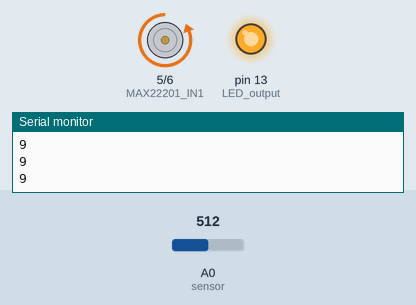
A sketch run on a simulated Arduino Uno, built with avr-gcc and run on an emulated ATmega328P. On the bench: motor-driver pin pairs drawn as motors (green arrow = first pin HIGH = forward, orange = second pin HIGH = backward, longer = more drive), output pins drawn as LEDs (lit = HIGH), the last lines printed to the serial monitor. Inputs (shaded band) come from the test bench; at power-on: A0 (sensor) = 512.

Above: at 1.2 s.
1.3 s: A0 (sensor) set to 410
4.3 s: A0 (sensor) set to 377
5.8 s: A0 (sensor) set to 303
7.3 s: A0 (sensor) set to 282
At 8.1 s:
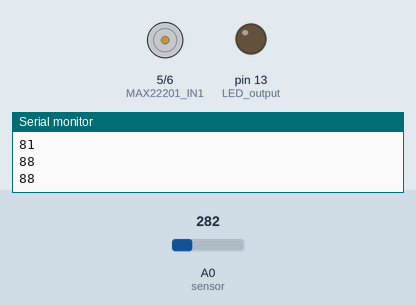
9.1 s: A0 (sensor) set to 511
At 9.41 s:
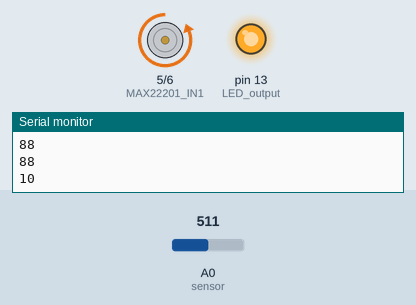
12.1 s: A0 (sensor) set to 306
Timing chart, 0 to 14.6 s (numbered marks = the images above; inputs shaded):
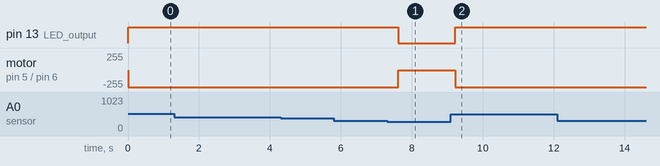

The sketch:

APWS.ino
```cpp
/***************************************************
 Code for Automatic Plant Watering System (APWS)
 ****************************************************/
const int AirValue = 540;   //replace the value from calibration in air
const int WaterValue = 250;  //replace the value from calibration in water
int soilMoistureValue = 0;
int soilmoisturepercent=0;
void setup() {
  Serial.begin(9600);
  pinMode(5, OUTPUT); // MAX22201 IN1
  pinMode(6, OUTPUT); // MAX22201 IN2
  pinMode(13, OUTPUT); // LED output
  /*
  Put the mototr driver into sleep mode during startup.
  When both IN1 and IN2 inputs are low for longer than tSLEEP (2.2ms max), the MAX22201 enters low-power sleep mode.
  In this mode, outputs are three-stated and the device current consumption is ISLEEP (6.5μA max).
  */
  digitalWrite(5, LOW);
  digitalWrite(6, LOW);
  digitalWrite(13, LOW);
}
void loop() {
soilMoistureValue = analogRead(A0);  //Read Value from sensor
soilmoisturepercent = map(soilMoistureValue, AirValue, WaterValue, 0, 100);
Serial.println(soilmoisturepercent);
if(soilmoisturepercent < 50)  // Soil is dry, Turn on motor
{
  /*
  for the MAX22201 to exit Sleep mode and power on the device, drive IN1 and IN2 high for at least 400μs.
  */
  digitalWrite(5, HIGH);
  digitalWrite(6, HIGH);
  delay(1);
  /*
  Once the MAX22201 is active turn on the motor. You can change the rotation direction by invering the states of IN1 and IN2.
  */
  digitalWrite(5, LOW);
  digitalWrite(6, HIGH);
  digitalWrite(13, HIGH);
}
else if(soilmoisturepercent >85) // Soil is moist, Turn off motor
{
  /*
 Turn off the mototr and put MAX22201 to sleep Mode.
  */
  digitalWrite(5, LOW);
  digitalWrite(6, LOW);
  digitalWrite(13, LOW);
}

   delay(400); //Wait for few milliseconds and then continue the loop.
}
```

Measured:
- the behaviour switches between 291 and 290 on A0 (sensor) (found by bisection; images 0 and 1)
- after the input at 7.3 s, pin 13 (LED_output): HIGH → LOW after 0.32 s; motor on pin 5 (MAX22201_IN1) / pin 6 (MAX22201_IN2): backward 255/255 → stopped after 0.32 s
- after the input at 9.1 s, pin 13 (LED_output): LOW → HIGH after 0.12 s; motor on pin 5 (MAX22201_IN1) / pin 6 (MAX22201_IN2): stopped → backward 255/255 after 0.12 s
